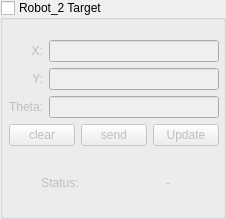
   <widget class="QGroupBox" name="groupBox_Target_robot2">
    <property name="geometry">
     <rect>
      <x>856</x>
      <y>240</y>
      <width>226</width>
      <height>219</height>
     </rect>
    </property>
    <property name="title">
     <string>Robot_2 Target</string>
    </property>
    <property name="checkable">
     <bool>true</bool>
    </property>
    <property name="checked">
     <bool>false</bool>
    </property>
    <widget class="QWidget" name="layoutWidget">
     <property name="geometry">
      <rect>
       <x>9</x>
       <y>40</y>
       <width>210</width>
       <height>173</height>
      </rect>
     </property>
     <layout class="QVBoxLayout" name="verticalLayout_20">
      <item>
       <layout class="QHBoxLayout" name="horizontalLayout_13">
        <item>
         <layout class="QVBoxLayout" name="verticalLayout_11">
          <item>
           <widget class="QLabel" name="label_12">
            <property name="layoutDirection">
             <enum>Qt::LeftToRight</enum>
            </property>
            <property name="text">
             <string>X:</string>
            </property>
            <property name="alignment">
             <set>Qt::AlignRight|Qt::AlignTrailing|Qt::AlignVCenter</set>
            </property>
           </widget>
          </item>
          <item>
           <widget class="QLabel" name="label_13">
            <property name="text">
             <string>Y:</string>
            </property>
            <property name="alignment">
             <set>Qt::AlignRight|Qt::AlignTrailing|Qt::AlignVCenter</set>
            </property>
           </widget>
          </item>
          <item>
           <widget class="QLabel" name="label_14">
            <property name="text">
             <string>Theta:</string>
            </property>
            <property name="alignment">
             <set>Qt::AlignRight|Qt::AlignTrailing|Qt::AlignVCenter</set>
            </property>
           </widget>
          </item>
         </layout>
        </item>
        <item>
         <layout class="QVBoxLayout" name="verticalLayout_12">
          <item>
           <widget class="QLineEdit" name="lineEdit_robot2_target_x"/>
          </item>
          <item>
           <widget class="QLineEdit" name="lineEdit_robot2_target_y"/>
          </item>
          <item>
           <widget class="QLineEdit" name="lineEdit_robot2_target_theta"/>
          </item>
         </layout>
        </item>
       </layout>
      </item>
      <item>
       <layout class="QVBoxLayout" name="verticalLayout_18">
        <item>
         <layout class="QHBoxLayout" name="horizontalLayout_14">
          <item>
           <widget class="QPushButton" name="pushButton_robot_2_clear">
            <property name="font">
             <font>
              <pointsize>9</pointsize>
             </font>
            </property>
            <property name="text">
             <string>clear</string>
            </property>
           </widget>
          </item>
          <item>
           <widget class="QPushButton" name="pushButton_robot_2_send">
            <property name="font">
             <font>
              <pointsize>9</pointsize>
             </font>
            </property>
            <property name="text">
             <string>send</string>
            </property>
           </widget>
          </item>
          <item>
           <widget class="QPushButton" name="pushButton_update_robot2">
            <property name="font">
             <font>
              <pointsize>9</pointsize>
             </font>
            </property>
            <property name="text">
             <string>Update</string>
            </property>
           </widget>
          </item>
         </layout>
        </item>
        <item>
         <layout class="QHBoxLayout" name="horizontalLayout_17">
          <item>
           <widget class="QLabel" name="label_17">
            <property name="text">
             <string>Status:</string>
            </property>
            <property name="alignment">
             <set>Qt::AlignCenter</set>
            </property>
           </widget>
          </item>
          <item>
           <widget class="QLabel" name="label_target_status_robot2">
            <property name="text">
             <string>-</string>
            </property>
            <property name="alignment">
             <set>Qt::AlignCenter</set>
            </property>
           </widget>
          </item>
         </layout>
        </item>
       </layout>
      </item>
     </layout>
    </widget>
   </widget>
